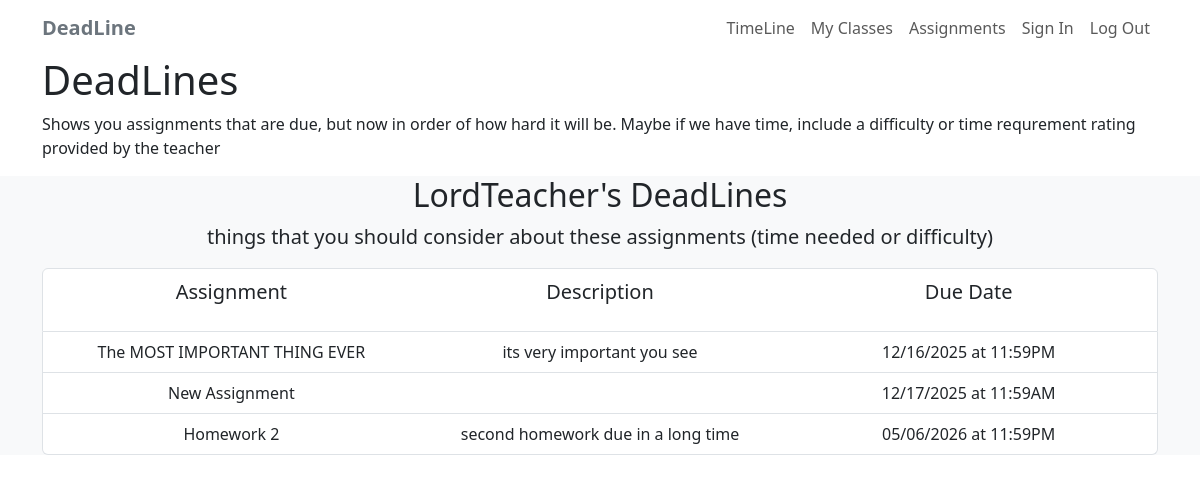
The app's page /deadlines (signed in) with its own data.
### app/models.py (models this page shows, shortened)
class User(db.Model, UserMixin):
    id = db.Column(db.Integer, primary_key=True)
    username = db.Column(db.String(64), index=True, unique=True, nullable=False)
    email = db.Column(db.String(128), index=True, unique=True, nullable=False)
    password_hash = db.Column(db.String(128), nullable=False)

class Assignment(db.Model):
    id = db.Column(db.Integer, primary_key=True)
    title = db.Column(db.String(140), nullable=False)
    description = db.Column(db.Text)
    due_date = db.Column(db.DateTime, nullable=False)
    created_at = db.Column(db.DateTime, default=datetime.utcnow)
    creator_id = db.Column(db.Integer, db.ForeignKey('user.id'))
    creator = db.relationship('User', backref='created_assignments')
    class_id = db.Column(db.Integer, db.ForeignKey('class.id'), nullable=False)
    clazz = db.relationship('Class', backref='assignments')

### app/routes.py (the view)
@deadline_app.route('/deadlines')
@login_required
def deadlines():
    class_ids = _get_user_class_ids()
    if class_ids:
        assignments = (
            Assignment.query
            .filter(Assignment.class_id.in_(class_ids))
            .order_by(Assignment.due_date)
            .all()
        )
    else:
        assignments = []
    return render_template(
        'deadlines.html',
        title='DeadLines',
        assignments=assignments,
        now=datetime.now(),
    )

### app/__init__.py (called while the page is built)
def create_app():
    deadline_app = Flask(__name__)
    deadline_app.config.from_mapping(
        SECRET_KEY='shmortobius',
        SQLALCHEMY_DATABASE_URI='sqlite:///' + os.path.join(basedir, 'app.db'),
        SQLALCHEMY_TRACK_MODIFICATIONS=False
    )
    db.init_app(deadline_app)
    login_manager.init_app(deadline_app)
    login_manager.login_view = 'login'
    from app.models import User
    @login_manager.user_loader
    def load_user(user_id):
        return User.query.get(int(user_id))
    with deadline_app.app_context():
        from app import routes, models
        db.create_all()
    return deadline_app

### app/routes.py (called while the page is built)
def _get_user_class_ids():
    owned_classes = Class.query.filter_by(owner_id=current_user.id).all()
    member_classes = current_user.classes.all()  # many-to-many backref
    class_ids = {c.id for c in owned_classes + member_classes}
    return class_ids

### app/templates/deadlines.html
{% extends "layout.html" %}
{% block content %}
<div class="container">
    <h1>DeadLines</h1>
    <p>
        Shows you assignments that are due, but now in order of how hard it will be.
        Maybe if we have time, include a difficulty or time requrement rating provided
        by the teacher
    </p>
</div>
<section id="timeLineList" class="bg-light">
    <div class="container-lg">
        <div class="text-center">
            <h2>{{ current_user.username }}'s DeadLines</h2>
            <p class="lead">things that you should consider about these assignments (time needed or difficulty)</p>
        </div>
        <ul class="list-group">
            <li class="list-group-item text-center">
                <div class="row">
                    <div class="col">
                        <p class="lead">Assignment</p>
                    </div>
                    <div class="col">
                        <p class="lead">Description</p>
                    </div>
                    <div class="col">
                        <p class="lead">Due Date</p>
                    </div>
                </div>
            </li>
            {% if assignments %}
                {% for assignment in assignments %}
                    <li class="list-group-item text-center">
                        <div class="row">
                            <div class="col">
                                {{ assignment.title }}
                            </div>
                            <div class="col">
                                {{ assignment.description }}
                            </div>
                            <div class="col">
                                {{ assignment.due_date.strftime('%m/%d/%Y at %I:%M%p') }}
                            </div>
                        </div>
                    </li>
                {% endfor %}
            {% else %}
                    <li class="list-group-item">No assignments to show!</li>
            {% endif %}
        </ul>
    </div>
</section>
{% endblock %}

### records on screen
User: username "LordTeacher"
Assignment: title "The MOST IMPORTANT THING EVER", description "its very important you see", due_date "12/16/2025 at 11:59PM"
Assignment: title "New Assignment", due_date "12/17/2025 at 11:59AM"
Assignment: title "Homework 2", description "second homework due in a long time", due_date "05/06/2026 at 11:59PM"
